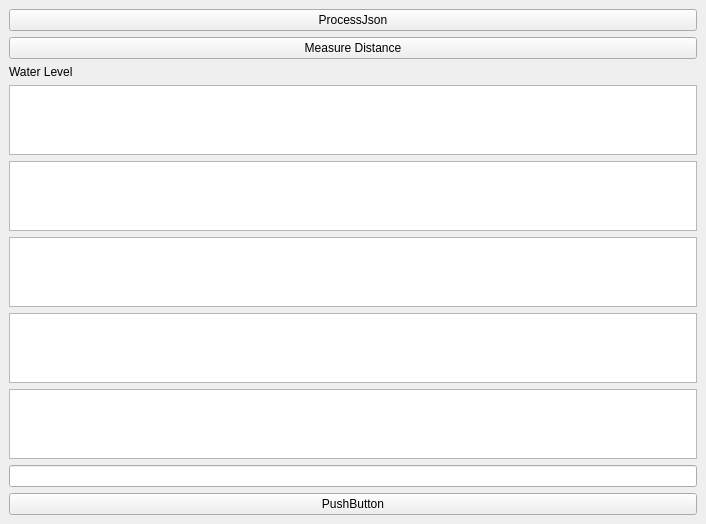
<?xml version="1.0" encoding="UTF-8"?>
<ui version="4.0">
 <class>MainWindow</class>
 <widget class="QMainWindow" name="MainWindow">
  <property name="geometry">
   <rect>
    <x>0</x>
    <y>0</y>
    <width>706</width>
    <height>446</height>
   </rect>
  </property>
  <property name="windowTitle">
   <string>MainWindow</string>
  </property>
  <widget class="QWidget" name="centralwidget">
   <layout class="QVBoxLayout" name="verticalLayout">
    <item>
     <layout class="QVBoxLayout" name="chartLayout_4">
      <item>
       <widget class="QPushButton" name="ProcessJson">
        <property name="text">
         <string>ProcessJson</string>
        </property>
       </widget>
      </item>
      <item>
       <widget class="QPushButton" name="pushButton_Measure_distance">
        <property name="text">
         <string>Measure Distance</string>
        </property>
       </widget>
      </item>
      <item>
       <widget class="QLabel" name="label">
        <property name="text">
         <string>Water Level</string>
        </property>
       </widget>
      </item>
      <item>
       <widget class="QListWidget" name="listWidget_contents_2"/>
      </item>
      <item>
       <widget class="QListWidget" name="listWidget_contents_3"/>
      </item>
      <item>
       <widget class="QListWidget" name="listWidget_3"/>
      </item>
      <item>
       <widget class="QListWidget" name="listWidget_2"/>
      </item>
      <item>
       <widget class="QTextEdit" name="textEdit"/>
      </item>
      <item>
       <layout class="QVBoxLayout" name="verticalLayout_3">
        <item>
         <widget class="QLineEdit" name="lineEdit"/>
        </item>
       </layout>
      </item>
      <item>
       <widget class="QPushButton" name="pushButton">
        <property name="text">
         <string>PushButton</string>
        </property>
       </widget>
      </item>
     </layout>
    </item>
   </layout>
  </widget>
  <widget class="QMenuBar" name="menubar">
   <property name="geometry">
    <rect>
     <x>0</x>
     <y>0</y>
     <width>706</width>
     <height>19</height>
    </rect>
   </property>
  </widget>
 </widget>
 <resources/>
 <connections/>
</ui>
